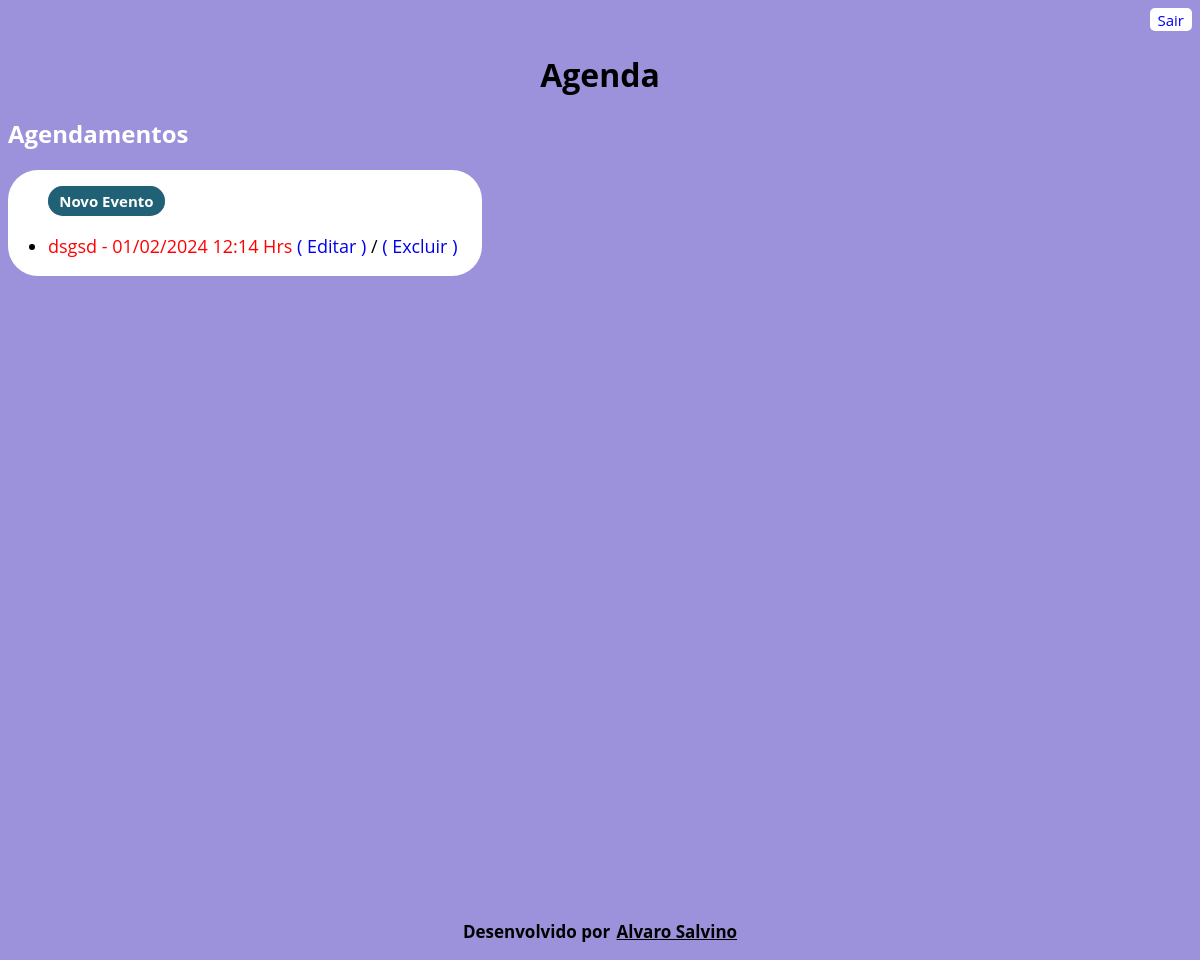
Before: /agenda/ (signed in) with the older database file.
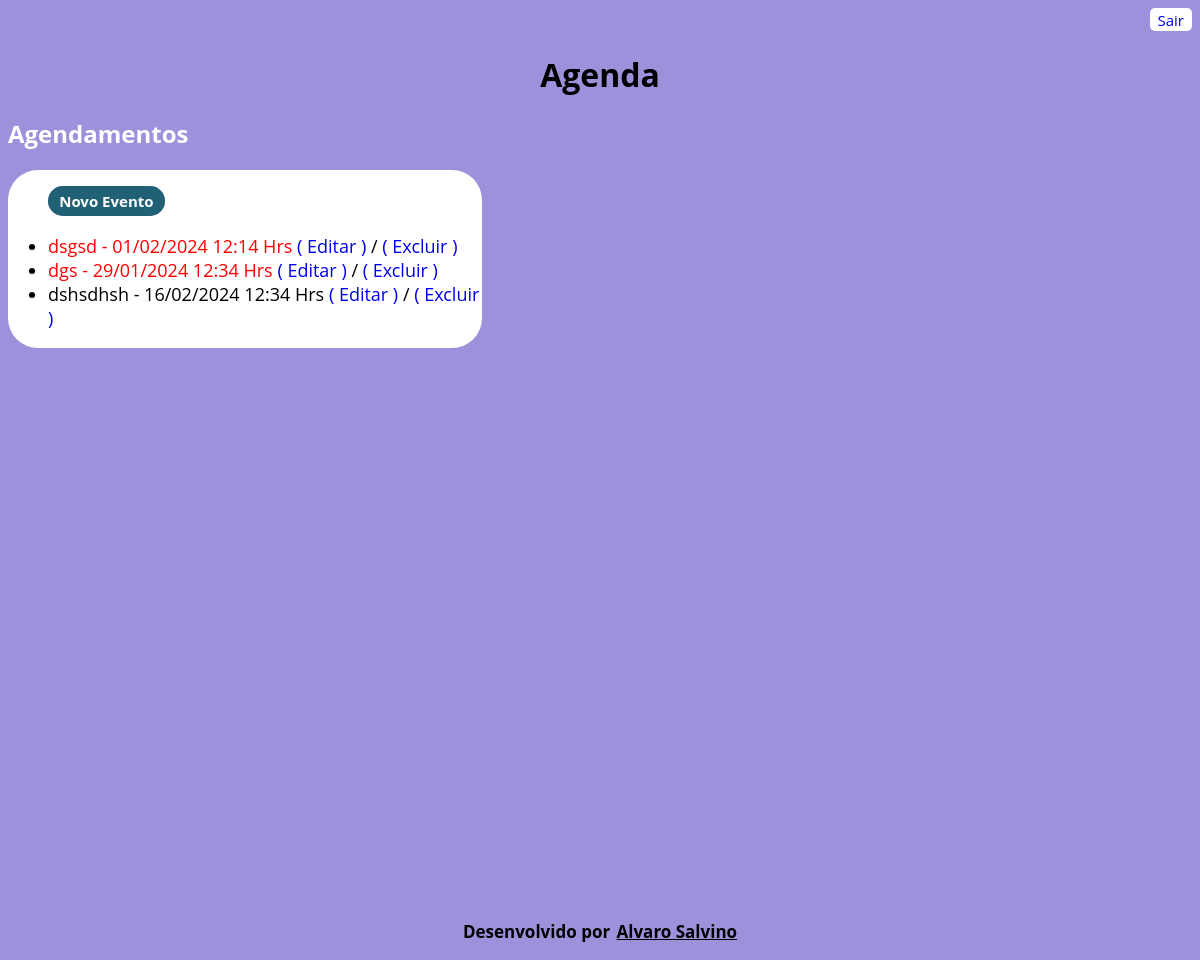
After: the same page with the newer database file.
### core/models.py (models this page shows, shortened)
class Evento(models.Model):
    titulo = models.CharField(max_length=100)
    descricao = models.TextField(blank=True, null=True)
    data_evento = models.DateTimeField(verbose_name='Data do Evento')
    data_criacao = models.DateTimeField(auto_now=True)
    usuario = models.ForeignKey(User, on_delete=models.CASCADE)
    class Meta:
        db_table = 'evento'
    def get_data_evento(self):
        return self.data_evento.strftime('%d/%m/%Y %H:%M Hrs')
    def get_evento_atrasado(self):
        if self.data_evento < datetime.now():
            return True
        else:
            return False

### core/views.py (the view)
# urls.py: path('agenda/', views.lista_eventos),
@login_required(login_url='/login/')
def lista_eventos(request):
    usuario = request.user
    data_atual = datetime.now() - timedelta(hours=1)
    evento = Evento.objects.filter(usuario=usuario)
    dados = {'eventos':evento}
    return render(request, 'agenda.html', dados)

### templates/agenda.html
{% extends "models/model-page.html" %}
{% block content %}
<h1>Agenda</h1>
<div id="agenda">
    <h2>Agendamentos</h2>
    <section class="eventos">
        <a class="novoevento" href="evento/">
        <button class="novoeventoa" type="button">Novo Evento</button>
        </a>
        <ul class="listaeventos">
            {% for evento in eventos %}
                <li class="eventoslista">
                    <div style={% if evento.get_evento_atrasado %}
                    "color:red"
                    {% else %}
                    "color:black"
                    {% endif %}>
                        {{ evento.titulo }} - {{ evento.get_data_evento }}
                        <a class="alteration" href="evento/?id={{ evento.id }}"> ( Editar )</a><p style="color: black; display: inline; background-color: white;"> / </p>
                       <a class="alteration" href="evento/delete/{{ evento.id }}/">( Excluir )</a>
                    </div>
                </li>
            {% endfor %}
        </ul>
    </section>
</div>
{% endblock %}

### templates/models/model-page.html (shortened to what this page needs)
<!DOCTYPE html>
<head>
    {% include "models/model-header.html" %}
</head>
<body>
    <main id="root">
        {% block content %} {% endblock %}
    </main>
    {% include "models/model-footer.html" %}
</body>
</html>

### templates/models/model-header.html (shortened to what this page needs)
<nav class="navbar">
    <div class="divlogout" align="right">
        <button class="logout">
            <a href="/logout">Sair</a>
        </button>
    </div>
</nav>

### templates/models/model-footer.html
<p class="footer">Desenvolvido por<a class="author" href="https://alvarosalvino.github.io/Portifolio/" target="_blank">Alvaro Salvino</a> </p>

### templates/models/model-page.html (style rules this page uses)
* { background-color:#9c91db; font-family: "Open Sans", sans-serif; box-sizing: border-box; }
#root { min-height: 850px; }
h1 { color: rgb(0, 0, 0); display: flex; justify-content: space-evenly; }
.eventos { background-color: white; display: flex; flex-direction: column; align-items: flex-start; width: 40%; border-radius: 30px; border: 0px; }
.listaeventos { font-size: 18px; background-color: transparent; color: black; }
.eventoslista { background-color: transparent; }
.novoevento { border-radius: 30px; font-weight: 700; color: white; position: relative; margin: 1rem 0 0 2.5rem; }
.novoeventoa { border-radius: 30px; border: 0px; padding: 0.3rem 0.7rem; font-size: 15px; font-weight: 700; background: #125c69e3; color: white; position: relative; cursor: pointer; }
div { color: white; display: block; background-color: transparent; }
.author { margin-left: 0.4rem; color: black; }
.footer { font-family: "Open Sans", sans-serif; font-weight: bold; font-size: 17px; display: flex; justify-content: center; }
.alteration { text-decoration: none; background-color: transparent; }
.logout { border-radius: 5px; border: 0px; padding: 0.1rem 0.5rem; background: #ffffff; cursor: pointer; justify-content: center; display: flex; font-size: 15px; }
.logout a { text-decoration: none; background-color: transparent; }

Changed rows visible on the page:
added Evento: titulo "dgs", get_data_evento "29/01/2024 12:34 Hrs"
added Evento: titulo "dshsdhsh", get_data_evento "16/02/2024 12:34 Hrs"
